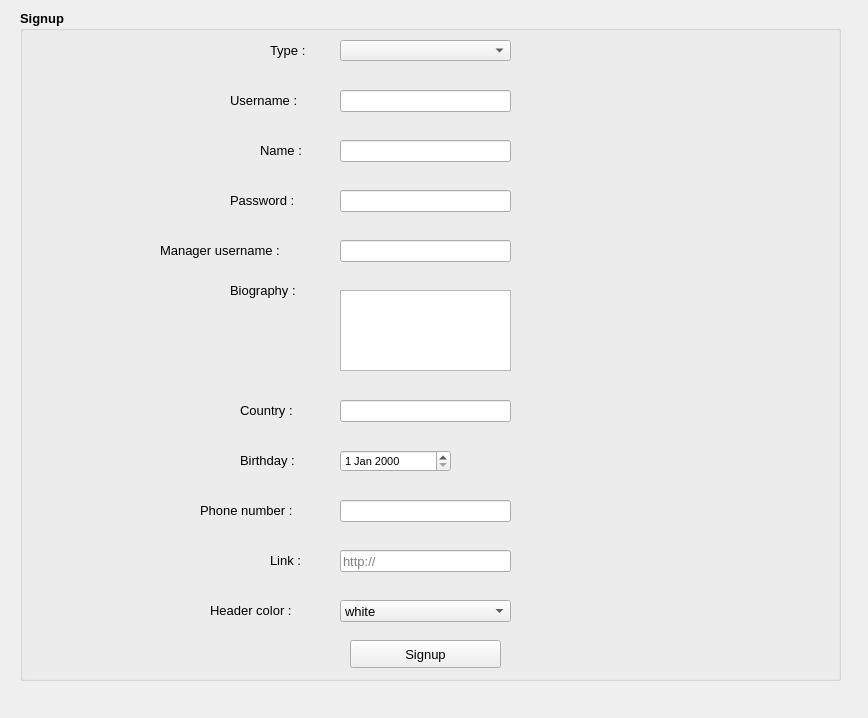
<?xml version="1.0" encoding="UTF-8"?>
<ui version="4.0">
 <class>signup</class>
 <widget class="QMainWindow" name="signup">
  <property name="geometry">
   <rect>
    <x>0</x>
    <y>0</y>
    <width>868</width>
    <height>718</height>
   </rect>
  </property>
  <property name="windowTitle">
   <string>MainWindow</string>
  </property>
  <widget class="QWidget" name="centralwidget">
   <widget class="QComboBox" name="type">
    <property name="geometry">
     <rect>
      <x>340</x>
      <y>40</y>
      <width>171</width>
      <height>21</height>
     </rect>
    </property>
    <property name="font">
     <font>
      <pointsize>8</pointsize>
     </font>
    </property>
   </widget>
   <widget class="QLineEdit" name="ln_username">
    <property name="geometry">
     <rect>
      <x>340</x>
      <y>90</y>
      <width>171</width>
      <height>22</height>
     </rect>
    </property>
    <property name="font">
     <font>
      <pointsize>10</pointsize>
     </font>
    </property>
    <property name="toolTip">
     <string>Your username</string>
    </property>
   </widget>
   <widget class="QLineEdit" name="ln_name">
    <property name="geometry">
     <rect>
      <x>340</x>
      <y>140</y>
      <width>171</width>
      <height>22</height>
     </rect>
    </property>
    <property name="font">
     <font>
      <pointsize>10</pointsize>
     </font>
    </property>
    <property name="toolTip">
     <string>Your name</string>
    </property>
   </widget>
   <widget class="QLineEdit" name="ln_password">
    <property name="geometry">
     <rect>
      <x>340</x>
      <y>190</y>
      <width>171</width>
      <height>22</height>
     </rect>
    </property>
    <property name="font">
     <font>
      <pointsize>10</pointsize>
     </font>
    </property>
    <property name="toolTip">
     <string>Your password</string>
    </property>
    <property name="echoMode">
     <enum>QLineEdit::Normal</enum>
    </property>
   </widget>
   <widget class="QLabel" name="label">
    <property name="geometry">
     <rect>
      <x>230</x>
      <y>90</y>
      <width>91</width>
      <height>20</height>
     </rect>
    </property>
    <property name="font">
     <font>
      <pointsize>10</pointsize>
     </font>
    </property>
    <property name="text">
     <string>Username :</string>
    </property>
   </widget>
   <widget class="QLabel" name="label_3">
    <property name="geometry">
     <rect>
      <x>260</x>
      <y>140</y>
      <width>61</width>
      <height>20</height>
     </rect>
    </property>
    <property name="font">
     <font>
      <pointsize>10</pointsize>
     </font>
    </property>
    <property name="text">
     <string>Name :</string>
    </property>
   </widget>
   <widget class="QLabel" name="label_4">
    <property name="geometry">
     <rect>
      <x>230</x>
      <y>190</y>
      <width>101</width>
      <height>20</height>
     </rect>
    </property>
    <property name="font">
     <font>
      <pointsize>10</pointsize>
     </font>
    </property>
    <property name="text">
     <string>Password :</string>
    </property>
   </widget>
   <widget class="QLabel" name="label_5">
    <property name="geometry">
     <rect>
      <x>230</x>
      <y>280</y>
      <width>91</width>
      <height>20</height>
     </rect>
    </property>
    <property name="font">
     <font>
      <pointsize>10</pointsize>
     </font>
    </property>
    <property name="text">
     <string>Biography :</string>
    </property>
   </widget>
   <widget class="QLineEdit" name="ln_country">
    <property name="geometry">
     <rect>
      <x>340</x>
      <y>400</y>
      <width>171</width>
      <height>22</height>
     </rect>
    </property>
    <property name="font">
     <font>
      <pointsize>10</pointsize>
     </font>
    </property>
    <property name="toolTip">
     <string>Your country</string>
    </property>
   </widget>
   <widget class="QLabel" name="label_6">
    <property name="geometry">
     <rect>
      <x>240</x>
      <y>400</y>
      <width>71</width>
      <height>20</height>
     </rect>
    </property>
    <property name="font">
     <font>
      <pointsize>10</pointsize>
     </font>
    </property>
    <property name="text">
     <string>Country :</string>
    </property>
   </widget>
   <widget class="QDateEdit" name="ln_birthday">
    <property name="geometry">
     <rect>
      <x>340</x>
      <y>450</y>
      <width>111</width>
      <height>22</height>
     </rect>
    </property>
    <property name="font">
     <font>
      <pointsize>8</pointsize>
     </font>
    </property>
    <property name="toolTip">
     <string>Birthday</string>
    </property>
   </widget>
   <widget class="QLabel" name="label_7">
    <property name="geometry">
     <rect>
      <x>240</x>
      <y>450</y>
      <width>81</width>
      <height>20</height>
     </rect>
    </property>
    <property name="font">
     <font>
      <pointsize>10</pointsize>
     </font>
    </property>
    <property name="text">
     <string>Birthday :</string>
    </property>
   </widget>
   <widget class="QPlainTextEdit" name="ln_bio">
    <property name="geometry">
     <rect>
      <x>340</x>
      <y>290</y>
      <width>171</width>
      <height>81</height>
     </rect>
    </property>
    <property name="maximumSize">
     <size>
      <width>171</width>
      <height>81</height>
     </size>
    </property>
    <property name="font">
     <font>
      <pointsize>10</pointsize>
     </font>
    </property>
    <property name="toolTip">
     <string>Add a few words about yourself</string>
    </property>
   </widget>
   <widget class="QLineEdit" name="ln_phone">
    <property name="geometry">
     <rect>
      <x>340</x>
      <y>500</y>
      <width>171</width>
      <height>22</height>
     </rect>
    </property>
    <property name="font">
     <font>
      <pointsize>10</pointsize>
     </font>
    </property>
    <property name="toolTip">
     <string>Your phone number</string>
    </property>
   </widget>
   <widget class="QLabel" name="label_8">
    <property name="geometry">
     <rect>
      <x>200</x>
      <y>500</y>
      <width>121</width>
      <height>20</height>
     </rect>
    </property>
    <property name="font">
     <font>
      <pointsize>10</pointsize>
     </font>
    </property>
    <property name="text">
     <string>Phone number :</string>
    </property>
   </widget>
   <widget class="QLineEdit" name="ln_link">
    <property name="geometry">
     <rect>
      <x>340</x>
      <y>550</y>
      <width>171</width>
      <height>22</height>
     </rect>
    </property>
    <property name="font">
     <font>
      <pointsize>10</pointsize>
     </font>
    </property>
    <property name="toolTip">
     <string>Your account link</string>
    </property>
    <property name="placeholderText">
     <string>http://</string>
    </property>
   </widget>
   <widget class="QLabel" name="label_9">
    <property name="geometry">
     <rect>
      <x>270</x>
      <y>550</y>
      <width>51</width>
      <height>20</height>
     </rect>
    </property>
    <property name="font">
     <font>
      <pointsize>10</pointsize>
     </font>
    </property>
    <property name="text">
     <string>Link :</string>
    </property>
   </widget>
   <widget class="QLabel" name="label_10">
    <property name="geometry">
     <rect>
      <x>210</x>
      <y>600</y>
      <width>111</width>
      <height>20</height>
     </rect>
    </property>
    <property name="font">
     <font>
      <pointsize>10</pointsize>
     </font>
    </property>
    <property name="text">
     <string>Header color :</string>
    </property>
   </widget>
   <widget class="QPushButton" name="signup_btn">
    <property name="geometry">
     <rect>
      <x>350</x>
      <y>640</y>
      <width>151</width>
      <height>28</height>
     </rect>
    </property>
    <property name="font">
     <font>
      <pointsize>10</pointsize>
     </font>
    </property>
    <property name="text">
     <string>Signup</string>
    </property>
   </widget>
   <widget class="QLineEdit" name="ln_manager">
    <property name="geometry">
     <rect>
      <x>340</x>
      <y>240</y>
      <width>171</width>
      <height>22</height>
     </rect>
    </property>
    <property name="font">
     <font>
      <pointsize>10</pointsize>
     </font>
    </property>
    <property name="toolTip">
     <string>The manager username</string>
    </property>
   </widget>
   <widget class="QLabel" name="label_11">
    <property name="geometry">
     <rect>
      <x>160</x>
      <y>240</y>
      <width>171</width>
      <height>20</height>
     </rect>
    </property>
    <property name="font">
     <font>
      <pointsize>10</pointsize>
     </font>
    </property>
    <property name="text">
     <string>Manager username :</string>
    </property>
   </widget>
   <widget class="QGroupBox" name="groupBox">
    <property name="geometry">
     <rect>
      <x>20</x>
      <y>10</y>
      <width>821</width>
      <height>671</height>
     </rect>
    </property>
    <property name="font">
     <font>
      <pointsize>10</pointsize>
      <weight>75</weight>
      <bold>true</bold>
     </font>
    </property>
    <property name="title">
     <string>Signup</string>
    </property>
    <widget class="QComboBox" name="cm_header">
     <property name="geometry">
      <rect>
       <x>320</x>
       <y>590</y>
       <width>171</width>
       <height>22</height>
      </rect>
     </property>
     <property name="font">
      <font>
       <pointsize>10</pointsize>
       <weight>50</weight>
       <bold>false</bold>
      </font>
     </property>
     <item>
      <property name="text">
       <string>white</string>
      </property>
     </item>
     <item>
      <property name="text">
       <string>black</string>
      </property>
     </item>
     <item>
      <property name="text">
       <string>green</string>
      </property>
     </item>
     <item>
      <property name="text">
       <string>yellow</string>
      </property>
     </item>
     <item>
      <property name="text">
       <string>blue</string>
      </property>
     </item>
     <item>
      <property name="text">
       <string>purple</string>
      </property>
     </item>
     <item>
      <property name="text">
       <string>orange</string>
      </property>
     </item>
     <item>
      <property name="text">
       <string>brown</string>
      </property>
     </item>
     <item>
      <property name="text">
       <string>red</string>
      </property>
     </item>
     <item>
      <property name="text">
       <string>cyan</string>
      </property>
     </item>
     <item>
      <property name="text">
       <string>gray</string>
      </property>
     </item>
     <item>
      <property name="text">
       <string>lightgreen</string>
      </property>
     </item>
     <item>
      <property name="text">
       <string>lightyellow</string>
      </property>
     </item>
     <item>
      <property name="text">
       <string>lightblue</string>
      </property>
     </item>
    </widget>
   </widget>
   <widget class="QLabel" name="label_2">
    <property name="geometry">
     <rect>
      <x>270</x>
      <y>40</y>
      <width>71</width>
      <height>20</height>
     </rect>
    </property>
    <property name="font">
     <font>
      <pointsize>10</pointsize>
     </font>
    </property>
    <property name="text">
     <string>Type :</string>
    </property>
   </widget>
   <zorder>groupBox</zorder>
   <zorder>type</zorder>
   <zorder>ln_username</zorder>
   <zorder>ln_name</zorder>
   <zorder>ln_password</zorder>
   <zorder>label</zorder>
   <zorder>label_3</zorder>
   <zorder>label_4</zorder>
   <zorder>label_5</zorder>
   <zorder>ln_country</zorder>
   <zorder>label_6</zorder>
   <zorder>ln_birthday</zorder>
   <zorder>label_7</zorder>
   <zorder>ln_bio</zorder>
   <zorder>ln_phone</zorder>
   <zorder>label_8</zorder>
   <zorder>ln_link</zorder>
   <zorder>label_9</zorder>
   <zorder>label_10</zorder>
   <zorder>signup_btn</zorder>
   <zorder>ln_manager</zorder>
   <zorder>label_11</zorder>
   <zorder>label_2</zorder>
  </widget>
  <widget class="QMenuBar" name="menubar">
   <property name="geometry">
    <rect>
     <x>0</x>
     <y>0</y>
     <width>868</width>
     <height>26</height>
    </rect>
   </property>
  </widget>
 </widget>
 <resources/>
 <connections/>
</ui>
